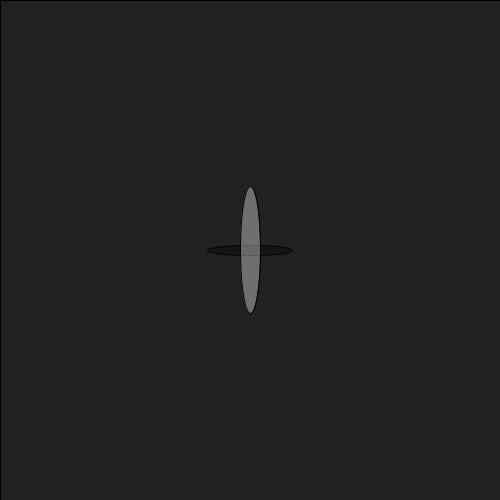
Frame 1 (no input)
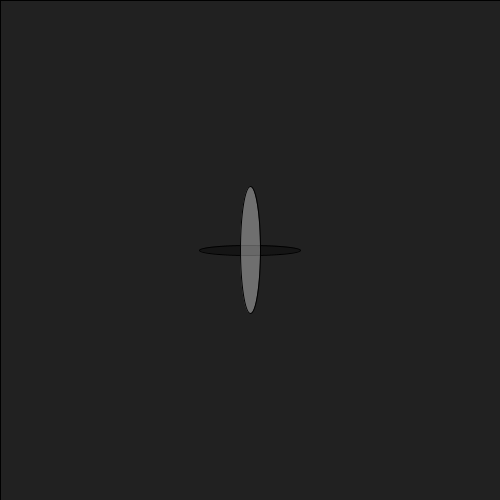
Frame 60 (the mouse pressed at the canvas centre just before this capture)
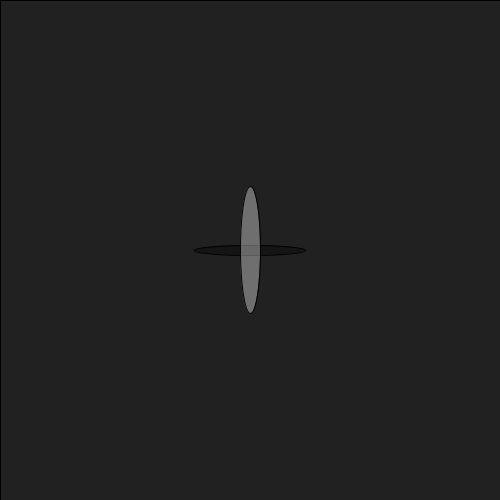
Frame 120 (the mouse held since frame 60 and released just before this capture)

The Processing sketch that drew these frames (run headless with seeded random() and noise(); from frame 60 on, the mouse is pressed at the canvas centre):

// Processing sketch: processing_96003
// ── processing_96003.pde

//valentina pherson
//creative computing
//April 12,2013
//new clock
float blue;


void setup(){
  size(500,500);
}

void draw() {
  println(hour() + " : " +minute() + ": " + second());
  background(255);
   //these are color hours

  
  //float b= map(hour(), 0,12,0,height);
 // fill(0,0,blue);
  //rect(width,height,150,b);
 //incrementor +=.05;
  float b= map(hour(), 0,23,0,255);
  fill(b);
  rect(0,0,500,500);
  
  
  //these are horizontal seconds
  float w= map(second(), 0, 59,0,height);
  fill(0,0,0,90);
  ellipse(width/2,width/2,w,10);
  //these are vertical minutes
  float h= map(minute(), 0, 59,0,height);
  fill(255,255,255,90);
  ellipse(width/2,width/2,20,h);
 
  
}
